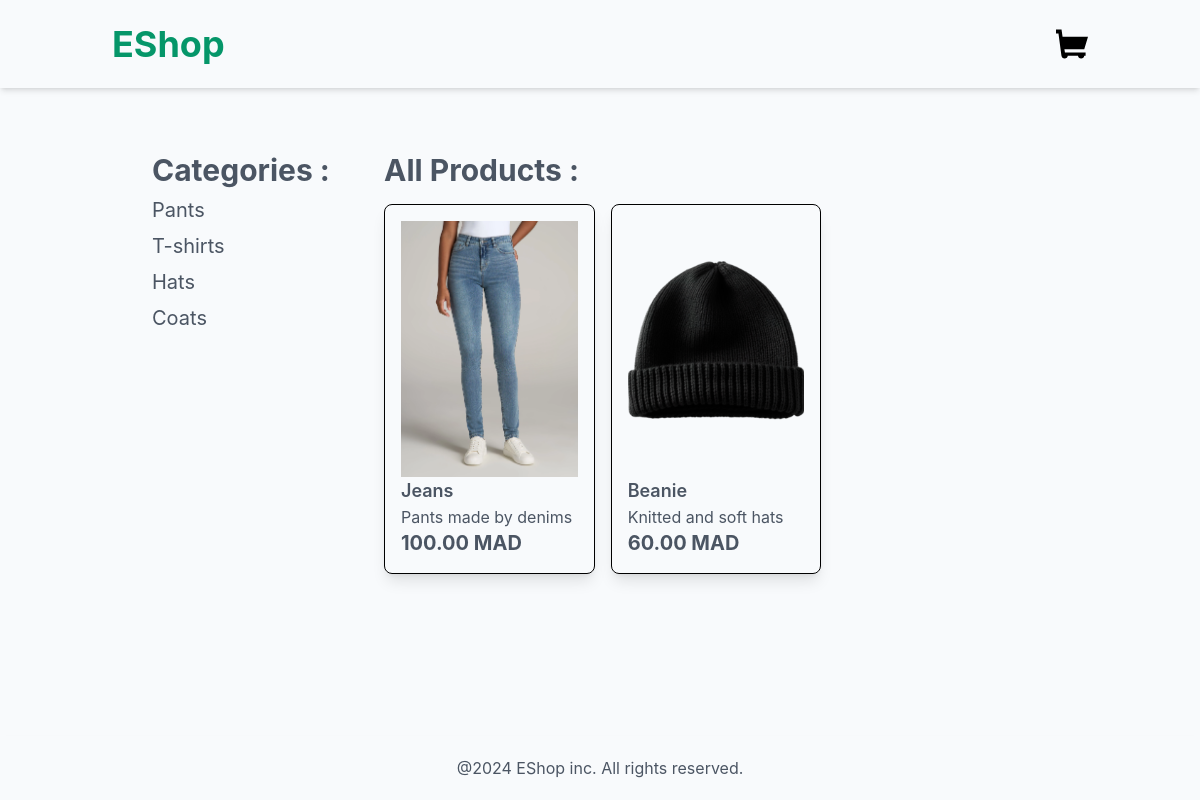
The app's page /, older data.
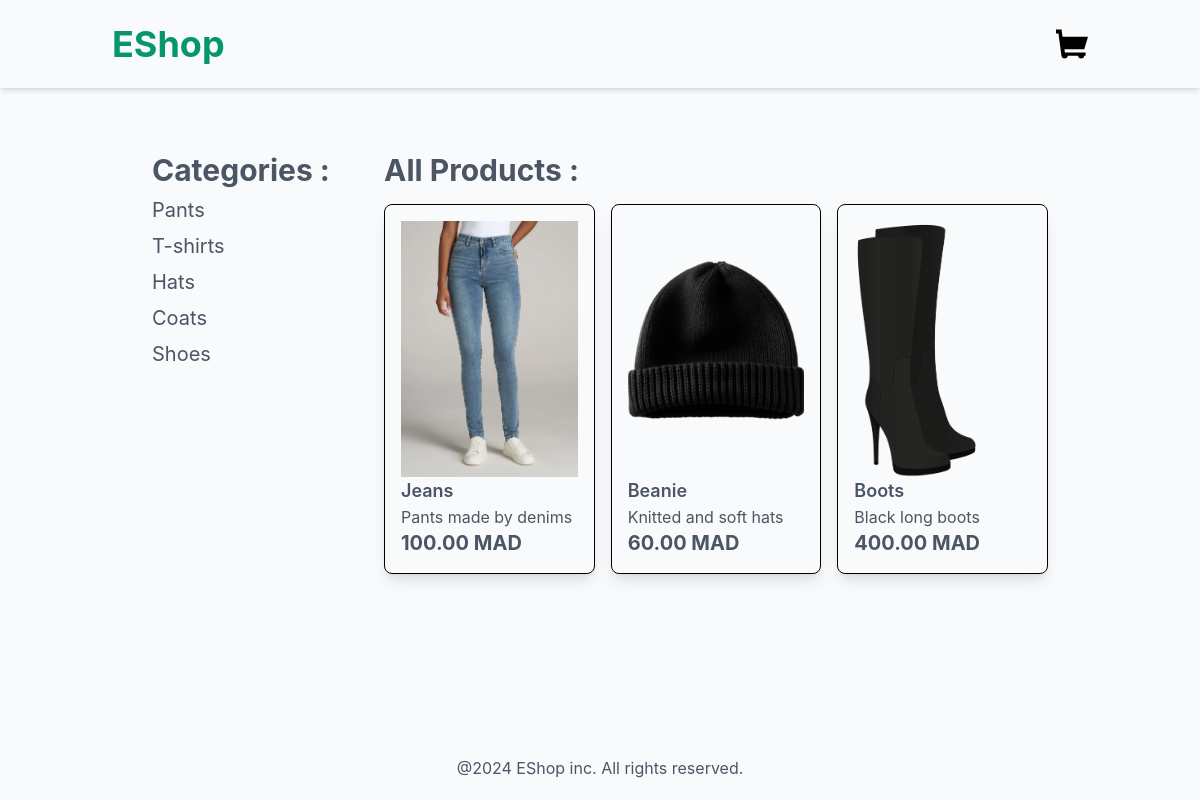
The same page, newer data.
### product/models.py (models this page shows, shortened)
class Category(models.Model):
    name = models.CharField(max_length=250)
    slug = models.SlugField(unique = True)
    class Meta:
        verbose_name_plural = "categories"

class product(models.Model):
    category = models.ForeignKey(Category,related_name='product', on_delete=models.CASCADE)
    name = models.CharField(max_length=250)
    slug = models.SlugField(max_length=250)
    description = models.TextField(blank=True)
    price = models.DecimalField(max_digits=10, decimal_places=2)
    available = models.BooleanField(default=True)
    created = models.DateTimeField(auto_now_add = True)
    updated = models.DateTimeField(auto_now = True)
    image = models.ImageField(upload_to='product',blank=True, null=True)

### product/views.py (the view)
# urls.py: path('',views.product_list,name='product_list'),
def product_list(request, category_slug=None):
    category = None
    products = product.objects.filter(available=True)
    categories = Category.objects.all()
    if category_slug:
        category = get_object_or_404(Category, slug=category_slug)
        products = products.filter(category=category)
    return render(request, 'product/products/list.html', {
        'category':category,
        'product':products,
        'categories':categories,
    })

### product/templates/product/products/list.html (shortened to what this page needs)
{% extends "base.html" %}
{%block content%}
<div class="container mx-auto p-4 flex lg:flex-row flex-col">
    <aside class="w-full lg:w-1/4 p-4">
        <h2 class="font-bold text-3xl mb-2">Categories :</h2>
        <ul>
            {% for category in categories %}
            <li class="mb-2">
                <a href="{% url 'product:product_list_by_category' category.slug %}" class="hover:text-emerald-600 lg:hover:font-bold lg:hover:text-2xl text-xl transition duration-200">{{category.name}}</a>
            </li>
            {% endfor %}
        </ul>
    </aside>
    <main class="w-full lg:w-3/4 p-4">
        {% if category%}
        <h2 class="font-bold text-3xl mb-4">{{category.name}}</h2>
        {% else %}
        <h2 class="font-bold text-3xl mb-4">All Products :</h2>
        {% endif %}
        <div class="grid lg:grid-cols-3 grid-flow-col-1 md:grid-cols-2 gap-4">
            {% for product in product %}
            <a href="{% url 'product:product_detail' product.id product.slug %}" class="hover:scale-105 transform transition">
            <div class="shadow-lg rounded-lg border border-black p-4 hover:bg-gray-100 transition duration-300">
                {% if product.image %}
                <img src="{{product.image.url}}" alt="{{product.name}}" class="h-64 w-42 object-cover">
                {% else %}
                <p class="text-red-600 font-semibold">The image is not available !</p>
                {% endif %}
                <h3 class="text-lg font-semibold">{{product.name}}</h3>
                <p class="">{{product.description}}</p>
                <p class="text-xl font-bold">{{product.price}} MAD</p>
            </div>
            </a>
            {% endfor %}
        </div>
    </main>
</div>
{%endblock%}

### templates/base.html (shortened to what this page needs)
<!DOCTYPE html>
<html lang="en">
<head>
  {% load static %}
  <link href="{% static 'dist/styles.css' %}" rel="stylesheet"/>
</head>
<body class="bg-slate-50 text-gray-600 flex flex-col min-h-screen">
  <header class="shadow-md">
    {% include "includes/navbar.html" %}
  </header>
  <main class="container mx-auto p-8 flex-grow">
    {%block content%}{%endblock%}
  </main>
  <footer class="shadow-md">
    <div class="container mx-auto p-5 text-center">
      <p>@2024 EShop inc. All rights reserved.</p>
    </div>
  </footer>
</body>
</html>

### templates/includes/navbar.html (shortened to what this page needs)
<nav class="container mx-auto p-6 flex justify-between items-center">
    <a href="/" class="text-4xl font-bold text-emerald-600">EShop</a>
    <a href="{% url 'cart:cart_detail' %}">
    </a>
</nav>

Row changes from the older to the newer data that the page shows:
added Category: name "Shoes"
added product: image (picture), name "Boots", description "Black long boots", price "400.00"
